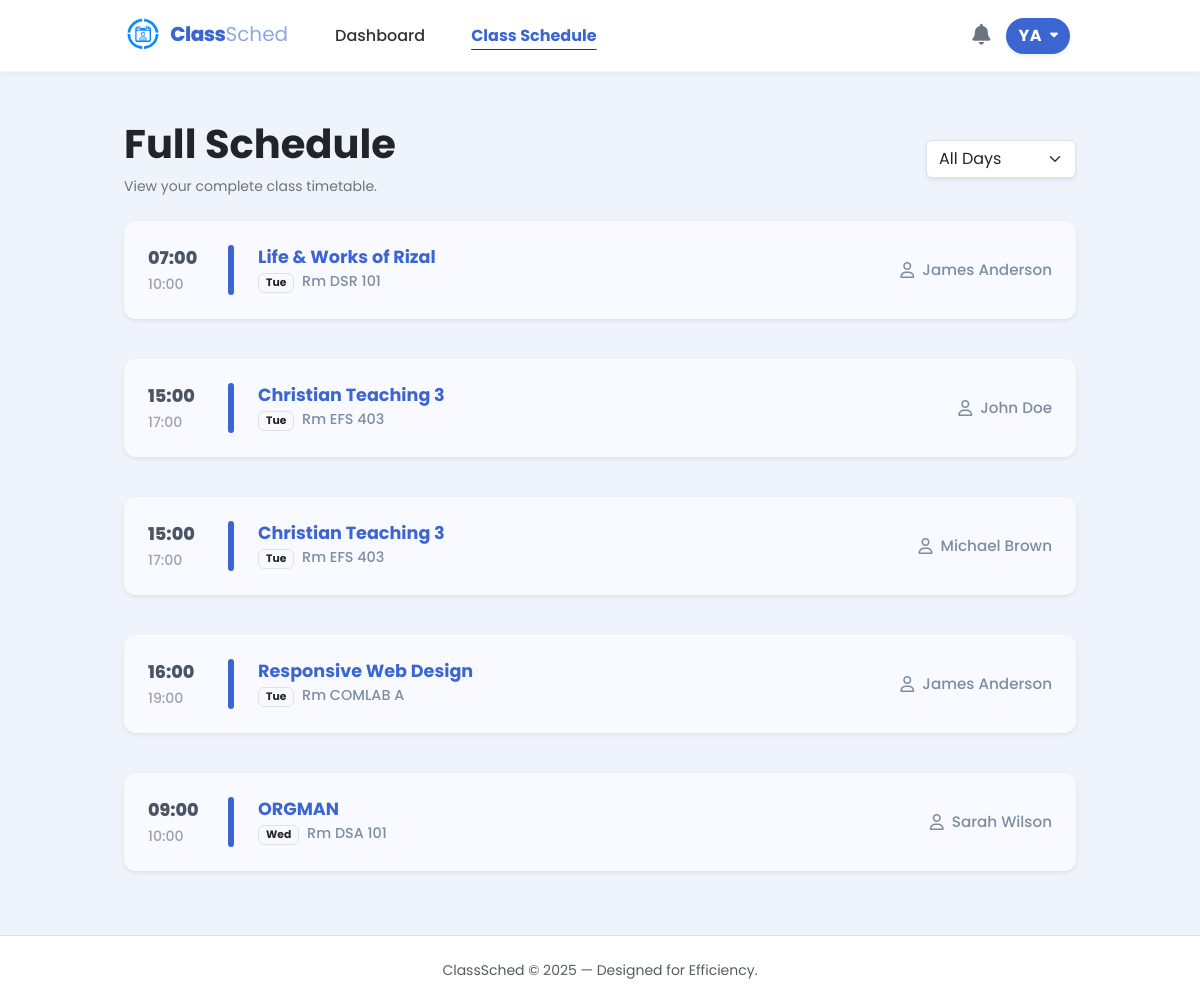
/src/student_schedule.php (signed in), run on the app's committed database.
### tables this page shows
CREATE TABLE students (
        id INTEGER PRIMARY KEY AUTOINCREMENT,
        user_id INTEGER UNIQUE,
        student_number TEXT(50) NOT NULL,
        last_name TEXT(50) NOT NULL,
        first_name TEXT(50),
        middle_name TEXT(50),
        age INTEGER,
        phone_number TEXT(20),
        course_id INTEGER NOT NULL,
        year_level INTEGER,
        email TEXT(255) UNIQUE,
        last_notification_check DATETIME DEFAULT "1970-01-01 00:00:00",
        FOREIGN KEY (user_id) REFERENCES users(id),
        FOREIGN KEY (course_id) REFERENCES courses(id)
    );

CREATE TABLE schedules (
        id INTEGER PRIMARY KEY AUTOINCREMENT,
        day TEXT NOT NULL,
        subject_id INTEGER NOT NULL,
        teacher_id INTEGER NOT NULL,
        room TEXT(10),
        time_start TIME,
        time_end TIME,
        course_id INTEGER NOT NULL,

        FOREIGN KEY (teacher_id) REFERENCES teachers(id),
        FOREIGN KEY (course_id) REFERENCES courses(id),
        FOREIGN KEY (subject_id) REFERENCES subjects(id)
    );

CREATE TABLE subjects (
        id INTEGER PRIMARY KEY AUTOINCREMENT,
        subject_name TEXT NOT NULL UNIQUE
    );

CREATE TABLE teachers (
        id INTEGER PRIMARY KEY AUTOINCREMENT,
        name TEXT NOT NULL UNIQUE
    );

### src/student_schedule.php (the view, shortened to what this page needs)
<?php
$user = $_SESSION['user'];
$db = get_db();
$user_id = $user['id'];
$student = $db->querySingle("SELECT * FROM students WHERE user_id = $user_id", true);
$course_id = (int)$student['course_id'];
$selected_day = $_GET['day'] ?? 'All';
$sqlSched = "
    SELECT sch.*, sub.subject_name, t.name as teacher_name
    FROM schedules sch
    LEFT JOIN subjects sub ON sch.subject_id = sub.id
    LEFT JOIN teachers t ON sch.teacher_id = t.id
    WHERE sch.course_id = :cid
";
$sqlSched .= " ORDER BY
    CASE
        WHEN sch.day = 'Monday' THEN 1
        WHEN sch.day = 'Tuesday' THEN 2
        WHEN sch.day = 'Wednesday' THEN 3
        WHEN sch.day = 'Thursday' THEN 4
        WHEN sch.day = 'Friday' THEN 5
        WHEN sch.day = 'Saturday' THEN 6
        WHEN sch.day = 'Sunday' THEN 7
        ELSE 8
    END,
    sch.time_start ASC";
$stmt = $db->prepare($sqlSched);
$stmt->bindValue(':cid', $course_id, SQLITE3_INTEGER);
$sched_result = $stmt->execute();
$schedule_data = [];
while ($row = $sched_result->fetchArray(SQLITE3_ASSOC)) {
    $schedule_data[] = $row;
}
$themeColor = '#3b66d1';
    ?>
<!DOCTYPE html>
<html lang="en">
<head>
    <link href="https://cdn.jsdelivr.net/npm/bootstrap@5.3.3/dist/css/bootstrap.min.css" rel="stylesheet">
    <link href="https://cdnjs.cloudflare.com/ajax/libs/font-awesome/6.0.0/css/all.min.css" rel="stylesheet">
    <link rel="stylesheet" href="../styles/student_schedule.css">
    <link rel="stylesheet" href="../styles/student.css">
    <link rel="stylesheet" href="../styles/notification.css">
</head>
<body class="d-flex flex-column min-vh-100 position-relative">
    <?php require_once __DIR__ . "/student_nav.php"; ?>
    <div class="container px-4 py-5" style="max-width: 1000px;">
        <div class="d-flex flex-wrap justify-content-between align-items-center mb-4 gap-3">
            <div>
                <h1 class="fw-bold text-dark mb-2">Full Schedule</h1>
                <p class="text-secondary mb-0 small">View your complete class timetable.</p>
            </div>
            <form id="scheduleForm" method="GET" action="">
                <select name="day" id="day-select" class="form-select bg-white border shadow-sm" style="width: auto; cursor: pointer; min-width: 150px;">
                    <option value="All" <?php if($selected_day == 'All') echo 'selected'; ?>>All Days</option>
                </select>
            </form>
        </div>
        <div id="schedule-body" class="schedule-list">
            <?php
            foreach ($schedule_data as $row):
                $currentColor = $themeColor;
                $start_time = $row['time_start'] ? date("H:i", strtotime($row['time_start'])) : '--';
                $end_time   = $row['time_end']   ? date("H:i", strtotime($row['time_end']))   : '';
            ?>
                <div class="schedule-card mb-3 shadow-sm border-0">
                    <div class="time-col">
                        <div><?php echo $start_time; ?></div>
                        <?php if($end_time): ?>
                            <div style="font-size: 0.8em; color: #9ca3af; font-weight: 500; margin-top: 2px;">
                                <?php echo $end_time; ?>
                            </div>
                        <?php endif; ?>
                    </div>
                    <div class="accent-bar" style="background-color: <?php echo $currentColor; ?>;"></div>
                    <div class="subject-info">
                        <div class="subject-name" style="color: <?php echo $currentColor; ?>;">
                            <?php echo htmlspecialchars($row['subject_name']); ?>
                        </div>
                        <div class="room-badge">
                            <?php if($selected_day === 'All'): ?>
                                <span class="badge bg-light text-dark border me-1"><?php echo substr($row['day'], 0, 3); ?></span>
                            <?php endif; ?>
                            Rm <?php echo htmlspecialchars($row['room'] ?? 'TBA'); ?>
                        </div>
                    </div>
                    <div class="teacher-col">
                        <i class="fa-regular fa-user"></i>
                        <?php echo htmlspecialchars($row['teacher_name']); ?>
                    </div>
                </div>
            <?php endforeach; ?>
        </div>
    </div>
    <footer class="bg-white border-top py-4 text-center mt-auto">
        <div class="container">
            <p class="text-muted small mb-0">ClassSched © 2025 — Designed for Efficiency.</p>
        </div>
    </footer>
</body>
</html>

### src/student_nav.php (shortened to what this page needs)
<?php
$current_page = basename($_SERVER['PHP_SELF']);
$is_admin = (strpos($current_page, 'admin_') === 0);
$fullName = null;
$initials = null;
if (isset($_SESSION['user']['id']) && isset($db)) {
    $userId = $_SESSION['user']['id'];
    $stmt = $db->prepare("SELECT first_name, last_name FROM students WHERE user_id = :uid");
    $stmt->bindValue(':uid', $userId, SQLITE3_INTEGER);
    $result = $stmt->execute();
    $navStudent = $result->fetchArray(SQLITE3_ASSOC);
    if ($navStudent) {
        $fullName = $navStudent['first_name'] . ' ' . $navStudent['last_name'];
    }
}
if ($fullName) {
    $parts = explode(' ', trim($fullName));
    if (count($parts) >= 2) {
        $initials = strtoupper(substr($parts[0], 0, 1) . substr($parts[1], 0, 1));
    } else {
        $initials = strtoupper(substr($fullName, 0, 2));
    }
}
$home_link = $is_admin ? 'admin_dashboard.php' : 'student_dashboard.php';
?>
<link rel="stylesheet" href="../styles/student_nav.css">
<nav class="navbar navbar-expand-md sticky-top">
    <div class="container-fluid px-4">
        <div class="d-flex align-items-center">
            <a class="navbar-brand me-0" href="<?php echo $home_link; ?>">
                <img src="../img/logo.png" width="45" height="45" alt="Logo" onerror="this.style.display='none'">
                <span class="logo-text lh-1">
                    <span class="text-class">Class</span><span class="text-sched">Sched</span>
                </span>
            </a>
            <div class="collapse navbar-collapse ms-4 d-none d-md-block" id="desktopNav">
                <ul class="navbar-nav">
                    <?php if ($is_admin): ?>
                        <li class="nav-item">
                            <a class="nav-link <?php echo ($current_page == 'admin_dashboard.php') ? 'active fw-bold text-primary' : ''; ?>" href="admin_dashboard.php">Dashboard</a>
                        </li>
                        <li class="nav-item">
                            <a class="nav-link <?php echo ($current_page == 'admin_student_manage.php') ? 'active fw-bold text-primary' : ''; ?>" href="admin_student_manage.php">Students</a>
                        </li>
                        <li class="nav-item">
                            <a class="nav-link <?php echo ($current_page == 'admin_schedule.php') ? 'active fw-bold text-primary' : ''; ?>" href="admin_schedule.php">Schedules</a>
                        </li>
                    <?php else: ?>
                        <li class="nav-item">
                            <a class="nav-link <?php echo ($current_page == 'student_dashboard.php') ? 'active fw-bold text-primary' : ''; ?>" href="student_dashboard.php">Dashboard</a>
                        </li>
                        <li class="nav-item">
                            <a class="nav-link <?php echo ($current_page == 'student_schedule.php') ? 'active fw-bold text-primary' : ''; ?>" href="student_schedule.php">Class Schedule</a>
                        </li>
                    <?php endif; ?>
                </ul>
            </div>
        </div>
        <div class="d-flex align-items-center gap-3">
            <div class="dropdown notification-container position-relative">
                <?php if ($current_page == 'notif_view.php'): ?>
                    <i class="fa-solid fa-bell"
                       style="font-size: 1.3rem; color: #0d6efd; cursor: default;">
                    </i>
                <?php else: ?>
                    <i class="fa-solid fa-bell text-secondary"
                       id="notificationDropdown"
                       data-bs-toggle="dropdown"
                       aria-expanded="false"
                       style="font-size: 1.3rem; cursor: pointer;">
                    </i>
                <?php endif; ?>
            </div>
            <div class="dropdown">
                <?php if ($is_admin): ?>
                    <button class="btn user-dropdown-btn rounded-pill d-flex align-items-center gap-2 border-0 shadow-sm" type="button" data-bs-toggle="dropdown" aria-expanded="false">
                        <span class="fw-bold" style="letter-spacing: 0.5px;"><?php echo htmlspecialchars($initials ?? 'AD'); ?></span>
                        <i class="fa-solid fa-caret-down" style="font-size: 0.8rem;"></i>
                    </button>
                    <ul class="dropdown-menu dropdown-menu-end custom-dropdown-menu shadow-lg mt-2">
                        <li class="dropdown-header-custom">
                            <small class="text-muted d-block" style="font-size: 11px;">Signed in as</small>
                            <span class="fw-bold text-dark" style="font-size: 15px;"><?php echo htmlspecialchars($fullName ?? 'Administrator'); ?></span>
                        </li>
                        <li><hr class="dropdown-divider my-1"></li>
                        <li>
                            <a class="dropdown-item text-danger" href="logout.php">
                                Logout
                            </a>
                        </li>
                    </ul>
                <?php else: ?>
                    <button class="btn user-dropdown-btn rounded-pill d-flex align-items-center gap-2 border-0 shadow-sm" type="button" data-bs-toggle="dropdown" aria-expanded="false">
                        <span class="fw-bold" style="letter-spacing: 0.5px;"><?php echo htmlspecialchars($initials ?? 'US'); ?></span>
                        <i class="fa-solid fa-caret-down" style="font-size: 0.8rem;"></i>
                    </button>
                <?php endif; ?>
            </div>
        </div>
    </div>
</nav>

### styles/student_schedule.css (style rules this page uses)
:root { --brand-blue: #3b66d1; --brand-blue-hover: #2d52b0; --brand-dark: #0f1724; --brand-light: #f5f7ff; }
.schedule-list { display: flex; flex-direction: column; gap: 1.5rem; }
.schedule-card { display: flex; align-items: center; background-color: #f9faff; border-radius: 12px; padding: 1.5rem; transition: transform 0.2s ease, box-shadow 0.2s ease; }
.time-col { min-width: 80px; font-weight: 800; font-size: 1.1rem; color: #4b5563; }
.accent-bar { width: 6px; height: 50px; border-radius: 10px; margin-right: 1.5rem; }
.subject-info { flex-grow: 1; display: flex; flex-direction: column; justify-content: center; }
.subject-name { font-weight: 700; font-size: 1.1rem; color: var(--brand-dark); margin-bottom: 0.2rem; line-height: 1.2; }
.room-badge { font-size: 0.9rem; color: #7d8da1; font-weight: 500; }
.teacher-col { display: flex; align-items: center; color: #7d8da1; font-weight: 500; font-size: 0.95rem; min-width: 150px; justify-content: flex-end; }
.teacher-col i { margin-right: 8px; font-size: 1rem; }

### styles/student.css (style rules this page uses)
:root { --brand-blue: #3b66d1; --brand-blue-hover: #2d52b0; --brand-dark: #0f1724; --brand-light: #f5f7ff; }
body { font-family: 'Poppins', sans-serif; color: var(--brand-dark); background-color: #eff3fc; }
.navbar { background-color: rgba(255, 255, 255, 0.95); border-bottom: 1px solid #f3f4f6; padding: 0.5rem 0; }
.nav-link { color: #333 !important; font-weight: 500; margin: 0 15px; transition: color 0.2s; }
.nav-link.active { color: var(--brand-blue) !important; font-weight: 600; text-decoration: underline; text-decoration-color: #333; text-underline-offset: 8px; }

### styles/notification.css (style rules this page uses)
.notification-container { display: flex; align-items: center; }
.notification-container .fa-bell { transition: color 0.3s ease; cursor: pointer; }

### styles/student_nav.css (style rules this page uses)
.navbar { background-color: #ffffff; box-shadow: 0 2px 4px rgba(0,0,0,0.04); z-index: 1030; }
.user-dropdown-btn { background-color: #3b66d1; color: white; padding: 6px 12px; font-weight: 500; }
.logo-text { font-family: 'Poppins', sans-serif; font-size: 20px; line-height: 1; }
.text-class { color: #3b66d1; font-weight: 800; letter-spacing: -0.5px; }
.text-sched { color: #8daae0; font-weight: 400; }
@media (min-width: 992px) { .navbar .container-fluid { padding-left: 120px !important; padding-right: 130px !important; } }

### data on the page
students: initials "YA"
schedules: time_start "07:00", time_end "10:00", subject.subject_name "Life & Works of Rizal", day "Tue", room "DSR 101", teacher.name "James Anderson"
schedules: time_start "15:00", time_end "17:00", subject.subject_name "Christian Teaching 3", day "Tue", room "EFS 403", teacher.name "John Doe"
schedules: time_start "15:00", time_end "17:00", subject.subject_name "Christian Teaching 3", day "Tue", room "EFS 403", teacher.name "Michael Brown"
schedules: time_start "16:00", time_end "19:00", subject.subject_name "Responsive Web Design", day "Tue", room "COMLAB A", teacher.name "James Anderson"
schedules: time_start "09:00", time_end "10:00", subject.subject_name "ORGMAN", day "Wed", room "DSA 101", teacher.name "Sarah Wilson"
